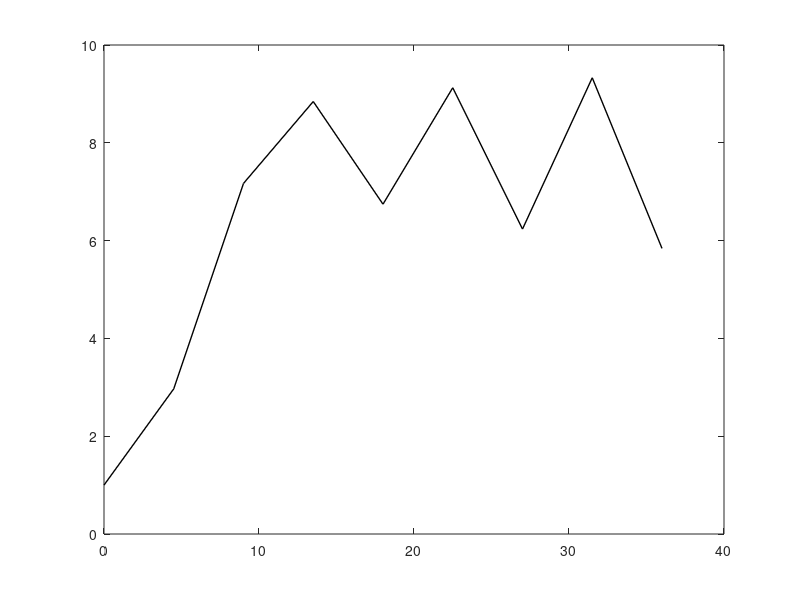

Reproduce this figure in MATLAB. (Note: this script raises an error after producing the figure.)
% make a quiver plot and plot solutions to logistic growth
% dy / dt = lambda * y * (1 - y/K)

clear;

% parameters
% ---

% critical h values are h = 0 (when flat, oscillation starts) and h = 4 (oscillation diverges
h = 3.5;
fout_name = 'logistic_euler_osc_stable.pdf';

h = 1;
fout_name = 'logistic_euler_stable.pdf';

h = 4.5;
fout_name = 'logistic_euler_unstable.pdf';

% fixed parameters
lambda = 0.5;
K = 8;  % carrying capacity
t_max = 40;
y_max = 10;  % compact

y0 = 1; %K; % just one solution

% arrow scaling
dt = 1;

% function
dydt = @(y) y * lambda * (1 - y / K);

% euler's method with large step size
% ---

nbr_steps = floor(t_max / h);
yV = zeros(nbr_steps+1, 1);
yV(1, 1) = y0;
tV = (0:h:t_max)';
for i = 1:nbr_steps
    yV(i+1) = yV(i) + h * dydt(yV(i));
end



% plot
% ---

% matlab on Linux is kooky, please leave this figure size as is
figure('Visible', 'off', 'Position', [100, 100, 200, 80]);

% plot Euler steps
plot_properties = plot(tV, yV, 'k-', "LineWidth", 1);
plot_properties.Color(4) = 0.1; % make faint
hold on;
scatter(tV, yV, 'o', "MarkerEdgeColor", [0.9, 0.9, 0.9]);

% plot true solution
t_sol = linspace(0, t_max, 200);
y_sol = K ./ (1 + ((K/y0) - 1) * exp(-lambda * t_sol));
plot(t_sol, y_sol, 'r-', "LineWidth", 1);

% create grid for quiver plot
% t_range = linspace(0, t_max, y_max+1);
t_range = 0:dt:t_max;
y_range = linspace(0, y_max, y_max+1);
[T, Y] = meshgrid(t_range, y_range);

% compute direction field (dt = 1, dy = lambda * y * (1 - y/K))
dT = dt * ones(size(T));
dY = dt * lambda * Y .* (1 - Y/K);

% plot quivers
quiver(T, Y, dT, dY, "AutoScale", "on", "Color", [0.2, 0.2, 1]);
hold off;

% add horizontal line at carrying capacity
% plot([0, t_max], [K, K], 'r:', 'LineWidth', 1);

% decorate
% title({"solutions to dy/dt = \lambda y (1 - y/K)", sprintf("for \\lambda = %.1f, K = %d", lambda, K)})
xlabel("time t")
ylabel("population size y(t)")
%axis equal;

% set axis limits
xlim([0, t_max]);
ylim([0, y_max]);
xticks([0:h:t_max]);

exportgraphics(gcf, fout_name, 'ContentType', 'vector', 'BackgroundColor', 'none')
